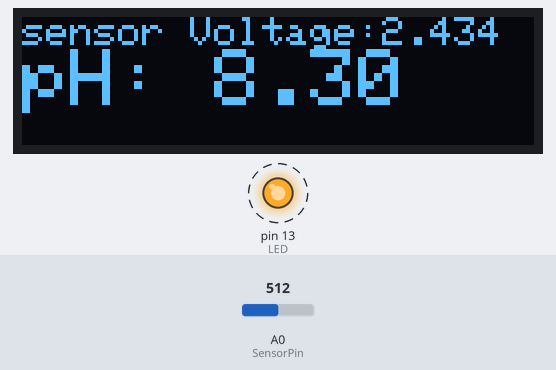
Recording of a sketch running on a simulated Arduino Uno, built with avr-gcc and run on an emulated ATmega328P. On the bench: 128×32 one-colour display, output pins drawn as LEDs (lit = HIGH). Dashed ring = blinking. Inputs (shaded band) come from the test bench; at power-on: A0 (SensorPin) = 512. The display library's start-up logo is not drawn; what the sketch prints to the serial monitor is not drawn.

Above: at 3.4 s.
3.5 s: A0 (SensorPin) set to 716
At 5.1 s:
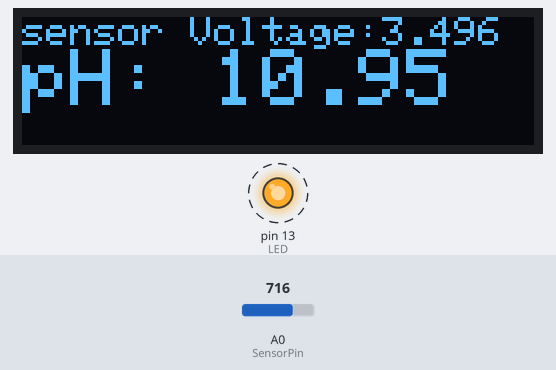
6.5 s: A0 (SensorPin) set to 900
At 7.5 s:
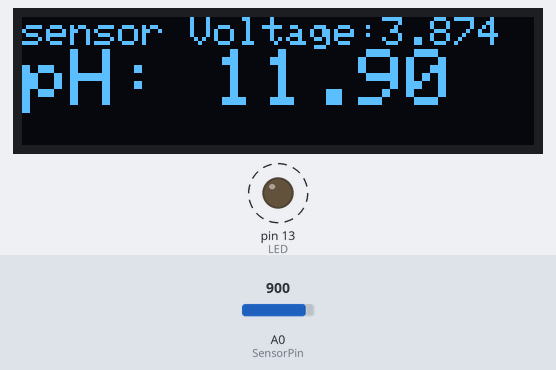
9.1 s: A0 (SensorPin) set to 1023
At 9.9 s:
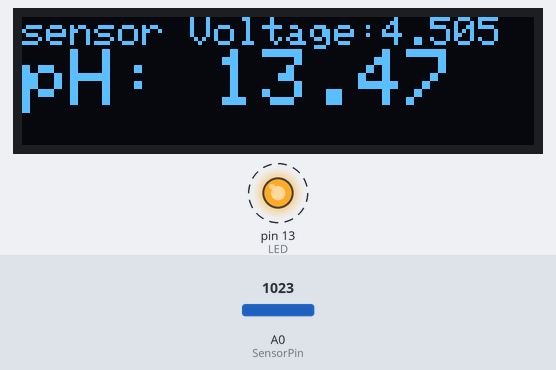
Timing chart, 0 to 17.5 s (numbered marks = the images above; inputs shaded):
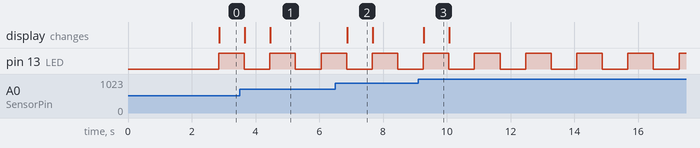

The sketch:

pH_oled.ino
```cpp
/*
  # Product: analog pH meter
  # SKU    : SEN0161
*/
#include <SPI.h>
#include <Wire.h>
#include <Adafruit_GFX.h>
#include <Adafruit_SSD1306.h>

#define OLED_RESET 6
Adafruit_SSD1306 display(OLED_RESET);

#define SensorPin A0            //pH meter Analog output to Arduino Analog Input 0
#define zeroVolt 1.970         //deviation compensate
#define OFFSET 0.135
#define LED 13
#define samplingInterval 20
#define printInterval 800
#define ArrayLenth  40    //times of collection
int pHArray[ArrayLenth];   //Store the average value of the sensor feedback
int pHArrayIndex = 0;

void setup(void)
{
  Serial.begin(9600);

  // by default, we'll generate the high voltage from the 3.3v line internally! (neat!)
  display.begin(SSD1306_SWITCHCAPVCC, 0x3C);  // initialize with the I2C addr 0x3C (for the 128x32)
  // OLED init done

  // Show image buffer on the display hardware.
  // Since the buffer is intialized with an Adafruit splashscreen
  // internally, this will display the splashscreen.
  display.display();
  delay(2000);

  // Clear the buffer.
  display.clearDisplay();

  pinMode(LED, OUTPUT);
  Serial.println("pH meter experiment!");    //Test the serial monitor


  // Clear the buffer.
  display.clearDisplay();

}
void loop(void)
{
  static unsigned long samplingTime = millis();
  static unsigned long printTime = millis();
  static float pHValue, voltage;
  if (millis() - samplingTime > samplingInterval)
  {
    pHArray[pHArrayIndex++] = analogRead(SensorPin);
    if (pHArrayIndex == ArrayLenth)pHArrayIndex = 0;
    voltage = avergearray(pHArray, ArrayLenth) * 5.0 / 1024;
   // pHValue = (7.0 / zeroVolt) * voltage + OFFSET;
   pHValue = 7.0 + (voltage - zeroVolt)/0.40 + OFFSET;
    samplingTime = millis();
  }
  if (millis() - printTime > printInterval)  //Every 800 milliseconds, print a numerical, convert the state of the LED indicator
  {
    Serial.print("Voltage:");
    Serial.print(voltage, 4);
    Serial.print("    pH value: ");
    Serial.println(pHValue, 2);
    digitalWrite(LED, digitalRead(LED) ^ 1);
    printTime = millis();
    // text display tests
    display.setTextSize(1);
    display.setTextColor(WHITE);
    display.setCursor(0, 0);
    display.print("sensor Voltage:");
    display.println(voltage, 3);
    display.setTextSize(2);
    display.print("pH: ");
    display.println(pHValue, 2);
    display.display();
    display.clearDisplay();
  }
}

double avergearray(int* arr, int number) {
  int i;
  int max, min;
  double avg;
  long amount = 0;
  if (number <= 0) {
    Serial.println("Error number for the array to avraging!/n");
    return 0;
  }
  if (number < 5) { //less than 5, calculated directly statistics
    for (i = 0; i < number; i++) {
      amount += arr[i];
    }
    avg = amount / number;
    return avg;
  } else {
    if (arr[0] < arr[1]) {
      min = arr[0]; max = arr[1];
    }
    else {
      min = arr[1]; max = arr[0];
    }
    for (i = 2; i < number; i++) {
      if (arr[i] < min) {
        amount += min;      //arr<min
        min = arr[i];
      } else {
        if (arr[i] > max) {
          amount += max;  //arr>max
          max = arr[i];
        } else {
          amount += arr[i]; //min<=arr<=max
        }
      }//if
    }//for
    avg = (double)amount / (number - 2);
  }//if
  return avg;
}
```

Measured:
- after the input at 3.5 s, the display: first changes after 0.17 s (image 1 shows a later state)
- after the input at 6.5 s, the display: changes after 0.37 s (image 2)
- after the input at 9.1 s, the display: changes after 0.18 s (image 3)
- by itself, pin 13 (LED): alternates HIGH for 0.80 s and LOW for 0.80 s
- what the display in image 2 shows lasts 0.8 s, from 6.9 s to 7.7 s
